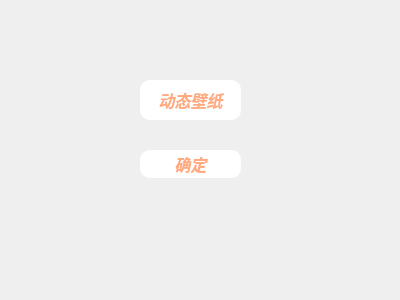
<?xml version="1.0" encoding="UTF-8"?>
<ui version="4.0">
 <class>Changelabel</class>
 <widget class="QWidget" name="Changelabel">
  <property name="geometry">
   <rect>
    <x>0</x>
    <y>0</y>
    <width>400</width>
    <height>300</height>
   </rect>
  </property>
  <property name="windowTitle">
   <string>Form</string>
  </property>
  <property name="styleSheet">
   <string notr="true">QPushButton{

	
	color: rgb(255, 170, 127);
	background-color: rgb(255, 255, 255);
	
    border-radius:10px;
}
QPushButton:hover{
	
	background-color: rgb(255, 255, 0);
}</string>
  </property>
  <widget class="QPushButton" name="pushButton">
   <property name="geometry">
    <rect>
     <x>140</x>
     <y>80</y>
     <width>101</width>
     <height>40</height>
    </rect>
   </property>
   <property name="font">
    <font>
     <pointsize>12</pointsize>
     <weight>75</weight>
     <italic>true</italic>
     <bold>true</bold>
    </font>
   </property>
   <property name="text">
    <string>动态壁纸</string>
   </property>
  </widget>
  <widget class="QPushButton" name="pushButton_2">
   <property name="geometry">
    <rect>
     <x>140</x>
     <y>150</y>
     <width>101</width>
     <height>28</height>
    </rect>
   </property>
   <property name="font">
    <font>
     <pointsize>12</pointsize>
     <weight>75</weight>
     <italic>true</italic>
     <bold>true</bold>
    </font>
   </property>
   <property name="text">
    <string>确定</string>
   </property>
  </widget>
  <widget class="QWidget" name="widget" native="true">
   <property name="geometry">
    <rect>
     <x>0</x>
     <y>0</y>
     <width>400</width>
     <height>300</height>
    </rect>
   </property>
  </widget>
  <zorder>widget</zorder>
  <zorder>pushButton_2</zorder>
  <zorder>pushButton</zorder>
 </widget>
 <resources/>
 <connections/>
</ui>
